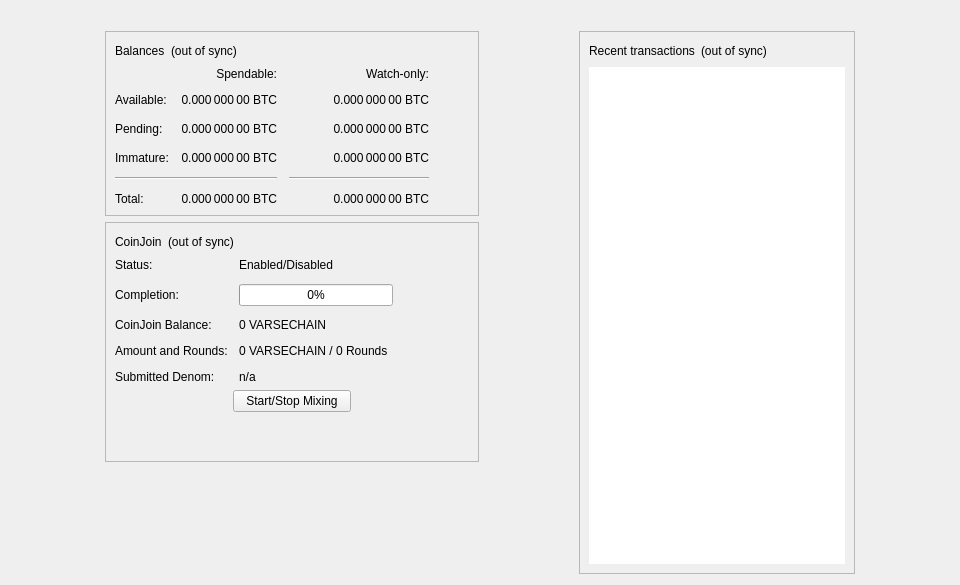
<?xml version="1.0" encoding="UTF-8"?>
<ui version="4.0">
 <class>OverviewPage</class>
 <widget class="QWidget" name="OverviewPage">
  <property name="geometry">
   <rect>
    <x>0</x>
    <y>0</y>
    <width>960</width>
    <height>585</height>
   </rect>
  </property>
  <property name="minimumSize">
   <size>
    <width>960</width>
    <height>0</height>
   </size>
  </property>
  <property name="windowTitle">
   <string>Form</string>
  </property>
  <layout class="QVBoxLayout" name="topLayout">
   <item>
    <widget class="QLabel" name="labelAlerts">
     <property name="visible">
      <bool>false</bool>
     </property>
     <property name="wordWrap">
      <bool>true</bool>
     </property>
     <property name="margin">
      <number>3</number>
     </property>
     <property name="textInteractionFlags">
      <set>Qt::TextSelectableByMouse</set>
     </property>
    </widget>
   </item>
   <item>
    <layout class="QHBoxLayout" name="horizontalLayout" stretch="1,0,1,0,1">
     <item>
      <spacer name="horizontalSpacerLeft">
       <property name="orientation">
        <enum>Qt::Horizontal</enum>
       </property>
       <property name="sizeType">
        <enum>QSizePolicy::Preferred</enum>
       </property>
       <property name="sizeHint" stdset="0">
        <size>
         <width>10</width>
         <height>20</height>
        </size>
       </property>
      </spacer>
     </item>
     <item>
      <layout class="QVBoxLayout" name="verticalLayout_2">
       <item>
        <widget class="QFrame" name="frame">
         <property name="frameShape">
          <enum>QFrame::StyledPanel</enum>
         </property>
         <property name="frameShadow">
          <enum>QFrame::Raised</enum>
         </property>
         <layout class="QVBoxLayout" name="verticalLayout_4">
          <item>
           <layout class="QHBoxLayout" name="horizontalLayout_4">
            <item>
             <widget class="QLabel" name="label_5">
              <property name="text">
               <string>Balances</string>
              </property>
             </widget>
            </item>
            <item>
             <widget class="QLabel" name="labelWalletStatus">
              <property name="toolTip">
               <string>The displayed information may be out of date. Your wallet automatically synchronizes with the Varsechain network after a connection is established, but this process has not completed yet.</string>
              </property>
              <property name="text">
               <string notr="true">(out of sync)</string>
              </property>
              <property name="alignment">
               <set>Qt::AlignLeading|Qt::AlignLeft|Qt::AlignVCenter</set>
              </property>
             </widget>
            </item>
            <item>
             <spacer name="horizontalSpacer_3">
              <property name="orientation">
               <enum>Qt::Horizontal</enum>
              </property>
              <property name="sizeHint" stdset="0">
               <size>
                <width>40</width>
                <height>20</height>
               </size>
              </property>
             </spacer>
            </item>
           </layout>
          </item>
          <item>
           <layout class="QGridLayout" name="gridLayout">
            <property name="spacing">
             <number>12</number>
            </property>
            <item row="2" column="2">
             <widget class="QLabel" name="labelWatchPending">
              <property name="cursor">
               <cursorShape>IBeamCursor</cursorShape>
              </property>
              <property name="toolTip">
               <string>Unconfirmed transactions to watch-only addresses</string>
              </property>
              <property name="text">
               <string notr="true">0.000 000 00 BTC</string>
              </property>
              <property name="alignment">
               <set>Qt::AlignRight|Qt::AlignTrailing|Qt::AlignVCenter</set>
              </property>
              <property name="textInteractionFlags">
               <set>Qt::LinksAccessibleByMouse|Qt::TextSelectableByKeyboard|Qt::TextSelectableByMouse</set>
              </property>
             </widget>
            </item>
            <item row="2" column="1">
             <widget class="QLabel" name="labelUnconfirmed">
              <property name="cursor">
               <cursorShape>IBeamCursor</cursorShape>
              </property>
              <property name="toolTip">
               <string>Total of transactions that have yet to be confirmed, and do not yet count toward the spendable balance</string>
              </property>
              <property name="text">
               <string notr="true">0.000 000 00 BTC</string>
              </property>
              <property name="alignment">
               <set>Qt::AlignRight|Qt::AlignTrailing|Qt::AlignVCenter</set>
              </property>
              <property name="textInteractionFlags">
               <set>Qt::LinksAccessibleByMouse|Qt::TextSelectableByKeyboard|Qt::TextSelectableByMouse</set>
              </property>
             </widget>
            </item>
            <item row="3" column="2">
             <widget class="QLabel" name="labelWatchImmature">
              <property name="cursor">
               <cursorShape>IBeamCursor</cursorShape>
              </property>
              <property name="toolTip">
               <string>Mined balance in watch-only addresses that has not yet matured</string>
              </property>
              <property name="text">
               <string notr="true">0.000 000 00 BTC</string>
              </property>
              <property name="alignment">
               <set>Qt::AlignRight|Qt::AlignTrailing|Qt::AlignVCenter</set>
              </property>
              <property name="textInteractionFlags">
               <set>Qt::LinksAccessibleByMouse|Qt::TextSelectableByKeyboard|Qt::TextSelectableByMouse</set>
              </property>
             </widget>
            </item>
            <item row="4" column="0" colspan="2">
             <widget class="Line" name="lineSpendableBalance">
              <property name="orientation">
               <enum>Qt::Horizontal</enum>
              </property>
             </widget>
            </item>
            <item row="4" column="2">
             <widget class="Line" name="lineWatchBalance">
              <property name="sizePolicy">
               <sizepolicy hsizetype="Preferred" vsizetype="Fixed">
                <horstretch>0</horstretch>
                <verstretch>0</verstretch>
               </sizepolicy>
              </property>
              <property name="minimumSize">
               <size>
                <width>140</width>
                <height>0</height>
               </size>
              </property>
              <property name="orientation">
               <enum>Qt::Horizontal</enum>
              </property>
             </widget>
            </item>
            <item row="5" column="0">
             <widget class="QLabel" name="labelTotalText">
              <property name="text">
               <string>Total:</string>
              </property>
             </widget>
            </item>
            <item row="3" column="1">
             <widget class="QLabel" name="labelImmature">
              <property name="cursor">
               <cursorShape>IBeamCursor</cursorShape>
              </property>
              <property name="toolTip">
               <string>Mined balance that has not yet matured</string>
              </property>
              <property name="text">
               <string notr="true">0.000 000 00 BTC</string>
              </property>
              <property name="alignment">
               <set>Qt::AlignRight|Qt::AlignTrailing|Qt::AlignVCenter</set>
              </property>
              <property name="textInteractionFlags">
               <set>Qt::LinksAccessibleByMouse|Qt::TextSelectableByKeyboard|Qt::TextSelectableByMouse</set>
              </property>
             </widget>
            </item>
            <item row="2" column="3">
             <spacer name="horizontalSpacer_2">
              <property name="orientation">
               <enum>Qt::Horizontal</enum>
              </property>
              <property name="sizeHint" stdset="0">
               <size>
                <width>40</width>
                <height>20</height>
               </size>
              </property>
             </spacer>
            </item>
            <item row="3" column="0">
             <widget class="QLabel" name="labelImmatureText">
              <property name="text">
               <string>Immature:</string>
              </property>
             </widget>
            </item>
            <item row="5" column="1">
             <widget class="QLabel" name="labelTotal">
              <property name="cursor">
               <cursorShape>IBeamCursor</cursorShape>
              </property>
              <property name="toolTip">
               <string>Your current total balance</string>
              </property>
              <property name="text">
               <string notr="true">0.000 000 00 BTC</string>
              </property>
              <property name="alignment">
               <set>Qt::AlignRight|Qt::AlignTrailing|Qt::AlignVCenter</set>
              </property>
              <property name="textInteractionFlags">
               <set>Qt::LinksAccessibleByMouse|Qt::TextSelectableByKeyboard|Qt::TextSelectableByMouse</set>
              </property>
             </widget>
            </item>
            <item row="5" column="2">
             <widget class="QLabel" name="labelWatchTotal">
              <property name="cursor">
               <cursorShape>IBeamCursor</cursorShape>
              </property>
              <property name="toolTip">
               <string>Current total balance in watch-only addresses</string>
              </property>
              <property name="text">
               <string notr="true">0.000 000 00 BTC</string>
              </property>
              <property name="alignment">
               <set>Qt::AlignRight|Qt::AlignTrailing|Qt::AlignVCenter</set>
              </property>
              <property name="textInteractionFlags">
               <set>Qt::LinksAccessibleByMouse|Qt::TextSelectableByKeyboard|Qt::TextSelectableByMouse</set>
              </property>
             </widget>
            </item>
            <item row="0" column="2">
             <widget class="QLabel" name="labelWatchonly">
              <property name="text">
               <string>Watch-only:</string>
              </property>
              <property name="alignment">
               <set>Qt::AlignRight|Qt::AlignTrailing|Qt::AlignVCenter</set>
              </property>
             </widget>
            </item>
            <item row="1" column="0">
             <widget class="QLabel" name="labelBalanceText">
              <property name="text">
               <string>Available:</string>
              </property>
             </widget>
            </item>
            <item row="1" column="1">
             <widget class="QLabel" name="labelBalance">
              <property name="cursor">
               <cursorShape>IBeamCursor</cursorShape>
              </property>
              <property name="toolTip">
               <string>Your current spendable balance</string>
              </property>
              <property name="text">
               <string notr="true">0.000 000 00 BTC</string>
              </property>
              <property name="alignment">
               <set>Qt::AlignRight|Qt::AlignTrailing|Qt::AlignVCenter</set>
              </property>
              <property name="textInteractionFlags">
               <set>Qt::LinksAccessibleByMouse|Qt::TextSelectableByKeyboard|Qt::TextSelectableByMouse</set>
              </property>
             </widget>
            </item>
            <item row="1" column="2">
             <widget class="QLabel" name="labelWatchAvailable">
              <property name="cursor">
               <cursorShape>IBeamCursor</cursorShape>
              </property>
              <property name="toolTip">
               <string>Your current balance in watch-only addresses</string>
              </property>
              <property name="text">
               <string notr="true">0.000 000 00 BTC</string>
              </property>
              <property name="alignment">
               <set>Qt::AlignRight|Qt::AlignTrailing|Qt::AlignVCenter</set>
              </property>
              <property name="textInteractionFlags">
               <set>Qt::LinksAccessibleByMouse|Qt::TextSelectableByKeyboard|Qt::TextSelectableByMouse</set>
              </property>
             </widget>
            </item>
            <item row="2" column="0">
             <widget class="QLabel" name="labelPendingText">
              <property name="text">
               <string>Pending:</string>
              </property>
             </widget>
            </item>
            <item row="0" column="1">
             <widget class="QLabel" name="labelSpendable">
              <property name="text">
               <string>Spendable:</string>
              </property>
              <property name="alignment">
               <set>Qt::AlignRight|Qt::AlignTrailing|Qt::AlignVCenter</set>
              </property>
             </widget>
            </item>
           </layout>
          </item>
         </layout>
        </widget>
       </item>
       <item>
        <widget class="QFrame" name="frameCoinJoin">
         <property name="layoutDirection">
          <enum>Qt::LeftToRight</enum>
         </property>
         <property name="frameShape">
          <enum>QFrame::StyledPanel</enum>
         </property>
         <property name="frameShadow">
          <enum>QFrame::Raised</enum>
         </property>
         <layout class="QVBoxLayout" name="VerticalLayout_PS1">
          <item>
           <layout class="QHBoxLayout" name="horizontalLayout_5">
            <item>
             <widget class="QLabel" name="labelCoinJoinHeader">
              <property name="text">
               <string notr="true">CoinJoin</string>
              </property>
             </widget>
            </item>
            <item>
             <widget class="QLabel" name="labelCoinJoinSyncStatus">
              <property name="toolTip">
               <string>The displayed information may be out of date. Your wallet automatically synchronizes with the Varsechain network after a connection is established, but this process has not completed yet.</string>
              </property>
              <property name="text">
               <string notr="true">(out of sync)</string>
              </property>
              <property name="alignment">
               <set>Qt::AlignLeading|Qt::AlignLeft|Qt::AlignVCenter</set>
              </property>
             </widget>
            </item>
            <item>
             <spacer name="horizontalSpacer_4">
              <property name="orientation">
               <enum>Qt::Horizontal</enum>
              </property>
              <property name="sizeHint" stdset="0">
               <size>
                <width>40</width>
                <height>20</height>
               </size>
              </property>
             </spacer>
            </item>
           </layout>
          </item>
          <item>
           <layout class="QFormLayout" name="coinJoinFormLayout">
            <property name="fieldGrowthPolicy">
             <enum>QFormLayout::AllNonFixedFieldsGrow</enum>
            </property>
            <property name="horizontalSpacing">
             <number>11</number>
            </property>
            <property name="verticalSpacing">
             <number>12</number>
            </property>
            <item row="0" column="0">
             <widget class="QLabel" name="labelCoinJoinEnabledText">
              <property name="text">
               <string>Status:</string>
              </property>
             </widget>
            </item>
            <item row="0" column="1">
             <widget class="QLabel" name="labelCoinJoinEnabled">
              <property name="text">
               <string>Enabled/Disabled</string>
              </property>
             </widget>
            </item>
            <item row="1" column="0">
             <widget class="QLabel" name="labelCompletitionText">
              <property name="text">
               <string>Completion:</string>
              </property>
             </widget>
            </item>
            <item row="1" column="1">
             <widget class="QProgressBar" name="coinJoinProgress">
              <property name="maximumSize">
               <size>
                <width>154</width>
                <height>16777215</height>
               </size>
              </property>
              <property name="value">
               <number>0</number>
              </property>
             </widget>
            </item>
            <item row="2" column="0">
             <widget class="QLabel" name="labelAnonymizedText">
              <property name="text">
               <string notr="true">CoinJoin Balance:</string>
              </property>
             </widget>
            </item>
            <item row="2" column="1">
             <widget class="QLabel" name="labelAnonymized">
              <property name="text">
               <string notr="true">0 VARSECHAIN</string>
              </property>
             </widget>
            </item>
            <item row="3" column="0">
             <widget class="QLabel" name="labelAmountAndRoundsText">
              <property name="text">
               <string>Amount and Rounds:</string>
              </property>
             </widget>
            </item>
            <item row="3" column="1">
             <widget class="QLabel" name="labelAmountRounds">
              <property name="text">
               <string notr="true">0 VARSECHAIN / 0 Rounds</string>
              </property>
             </widget>
            </item>
            <item row="4" column="0">
             <widget class="QLabel" name="labelSubmittedDenomText">
              <property name="text">
               <string>Submitted Denom:</string>
              </property>
             </widget>
            </item>
            <item row="4" column="1">
             <widget class="QLabel" name="labelSubmittedDenom">
              <property name="toolTip">
               <string>The denominations you submitted to the Smartnode.&lt;br&gt;To mix, other users must submit the exact same denominations.</string>
              </property>
              <property name="text">
               <string>n/a</string>
              </property>
              <property name="wordWrap">
               <bool>true</bool>
              </property>
             </widget>
            </item>
           </layout>
          </item>
          <item>
           <layout class="QVBoxLayout" name="VerticalLayout_PS">
            <item>
             <layout class="QHBoxLayout" name="horizontalLayout_3">
              <property name="topMargin">
               <number>0</number>
              </property>
              <item>
               <spacer name="horizontalSpacer_5">
                <property name="orientation">
                 <enum>Qt::Horizontal</enum>
                </property>
                <property name="sizeHint" stdset="0">
                 <size>
                  <width>40</width>
                  <height>20</height>
                 </size>
                </property>
               </spacer>
              </item>
              <item>
               <widget class="QPushButton" name="toggleCoinJoin">
                <property name="sizePolicy">
                 <sizepolicy hsizetype="MinimumExpanding" vsizetype="Fixed">
                  <horstretch>0</horstretch>
                  <verstretch>0</verstretch>
                 </sizepolicy>
                </property>
                <property name="text">
                 <string>Start/Stop Mixing</string>
                </property>
               </widget>
              </item>
              <item>
               <spacer name="horizontalSpacer_6">
                <property name="orientation">
                 <enum>Qt::Horizontal</enum>
                </property>
                <property name="sizeHint" stdset="0">
                 <size>
                  <width>40</width>
                  <height>20</height>
                 </size>
                </property>
               </spacer>
              </item>
             </layout>
            </item>
            <item>
             <spacer name="verticalSpacer_3">
              <property name="orientation">
               <enum>Qt::Vertical</enum>
              </property>
              <property name="sizeHint" stdset="0">
               <size>
                <width>20</width>
                <height>40</height>
               </size>
              </property>
             </spacer>
            </item>
           </layout>
          </item>
         </layout>
        </widget>
       </item>
       <item>
        <spacer name="verticalSpacer">
         <property name="orientation">
          <enum>Qt::Vertical</enum>
         </property>
         <property name="sizeHint" stdset="0">
          <size>
           <width>20</width>
           <height>40</height>
          </size>
         </property>
        </spacer>
       </item>
      </layout>
     </item>
     <item>
      <spacer name="horizontalSpacerCenter">
       <property name="orientation">
        <enum>Qt::Horizontal</enum>
       </property>
       <property name="sizeHint" stdset="0">
        <size>
         <width>10</width>
         <height>20</height>
        </size>
       </property>
      </spacer>
     </item>
     <item>
      <layout class="QVBoxLayout" name="verticalLayout_3">
       <item>
        <widget class="QFrame" name="frame_2">
         <property name="frameShape">
          <enum>QFrame::StyledPanel</enum>
         </property>
         <property name="frameShadow">
          <enum>QFrame::Raised</enum>
         </property>
         <layout class="QVBoxLayout" name="verticalLayout">
          <item>
           <layout class="QHBoxLayout" name="horizontalLayout_2">
            <item>
             <widget class="QLabel" name="label_4">
              <property name="text">
               <string>Recent transactions</string>
              </property>
             </widget>
            </item>
            <item>
             <widget class="QLabel" name="labelTransactionsStatus">
              <property name="toolTip">
               <string>The displayed information may be out of date. Your wallet automatically synchronizes with the Varsechain network after a connection is established, but this process has not completed yet.</string>
              </property>
              <property name="text">
               <string notr="true">(out of sync)</string>
              </property>
              <property name="alignment">
               <set>Qt::AlignLeading|Qt::AlignLeft|Qt::AlignVCenter</set>
              </property>
             </widget>
            </item>
            <item>
             <spacer name="horizontalSpacer">
              <property name="orientation">
               <enum>Qt::Horizontal</enum>
              </property>
              <property name="sizeHint" stdset="0">
               <size>
                <width>40</width>
                <height>20</height>
               </size>
              </property>
             </spacer>
            </item>
           </layout>
          </item>
          <item>
           <widget class="QListView" name="listTransactions">
            <property name="frameShape">
             <enum>QFrame::NoFrame</enum>
            </property>
            <property name="verticalScrollBarPolicy">
             <enum>Qt::ScrollBarAlwaysOff</enum>
            </property>
            <property name="horizontalScrollBarPolicy">
             <enum>Qt::ScrollBarAlwaysOff</enum>
            </property>
            <property name="selectionMode">
             <enum>QAbstractItemView::NoSelection</enum>
            </property>
           </widget>
          </item>
         </layout>
        </widget>
       </item>
      </layout>
     </item>
     <item>
      <spacer name="horizontalSpacerRight">
       <property name="orientation">
        <enum>Qt::Horizontal</enum>
       </property>
       <property name="sizeType">
        <enum>QSizePolicy::Preferred</enum>
       </property>
       <property name="sizeHint" stdset="0">
        <size>
         <width>10</width>
         <height>20</height>
        </size>
       </property>
      </spacer>
     </item>
    </layout>
   </item>
  </layout>
 </widget>
 <resources/>
 <connections/>
</ui>
